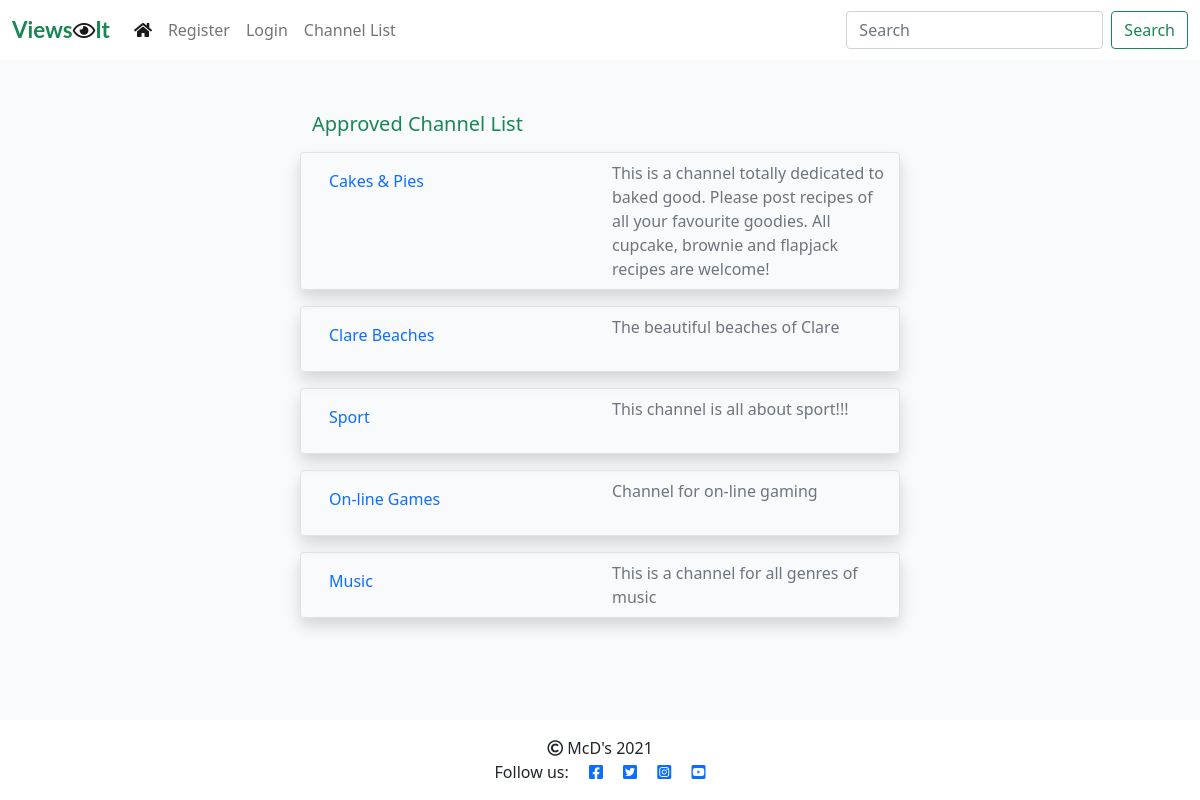
/channel_list/, run on an earlier commit of the app's database.
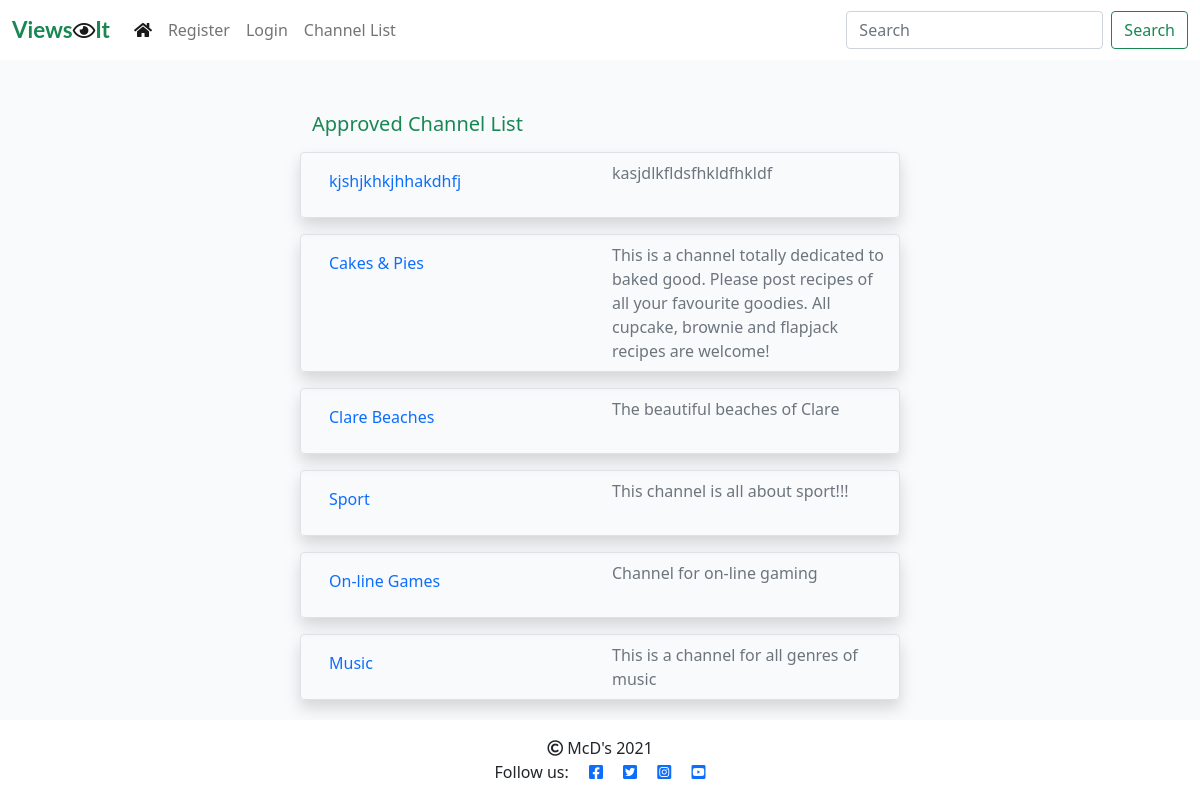
And on a later commit of the database.
### viewsit_app/models.py (models this page shows, shortened)
class Channel(models.Model):
    topic = models.CharField(max_length=50)
    topic_url = models.SlugField(max_length=50, unique=True)
    description = models.CharField(max_length=200)
    author = models.ForeignKey(User, on_delete=models.CASCADE,
                               related_name="channels")
    created_on = models.DateTimeField(auto_now_add=True)
    updated_on = models.DateTimeField(auto_now=True)
    status = models.IntegerField(choices=STATUS, default=0)
    class Meta:
        ordering = ['-created_on']

### viewsit_app/views.py (the view)
# urls.py: path('channel_list/', views.ChannelList.as_view(), name='channel_list'),
class ChannelList(generic.ListView):
    model = Channel
    queryset = Channel.objects.filter(status=1).order_by("-created_on")
    template_name = "channel_list.html"

### templates/channel_list.html (shortened to what this page needs)
{% extends "base.html" %}
{% block content %}
<div class="container-fluid">
    <div class="row">
        <div class="col-sm-6 mt-3 offset-md-3">
            <h5 class="mt-3 text-success">Approved Channel List</h5>
            {% for channel in channel_list %}
                <div class="row border rounded shadow mt-3">
                    <div class="col mt-2 mb-2" ><a class="nav-link" href="{% url 'channel_view' slug=channel.topic_url %}"><p class="card-title">{{ channel.topic }}</p></a> </div>
                    <div class="col card-text text-muted mt-2 mb-2">{{ channel.description }}</div>
                </div>
            {% empty %}
                <div><h4>There are no channels available.</h4></div>
            {% endfor %}
        </div>
    </div>
</div>
{%endblock%}

What changed in the data, as far as the page shows it:
added Channel: topic "kjshjkhkjhhakdhfj", description "kasjdlkfldsfhkldfhkldf"
